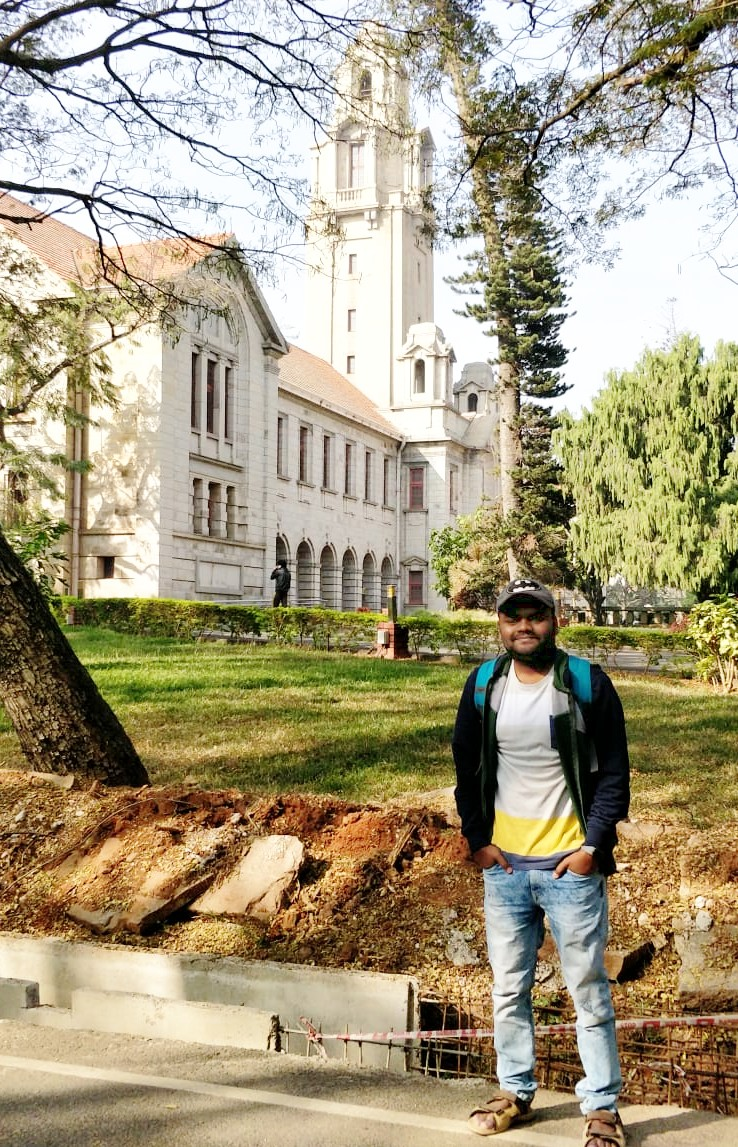
#> input picture pic.jpg, 738 x 1147 px
$ python image_scaling.py
#> lines starting #> are read from the running program, lines starting #| are printed output that depends on the picture
import cv2
import numpy as np
import math
import matplotlib.pyplot as plt


def opencv_resize(img, scale_width, scale_height):

    height, width = img.shape[:2]
    return cv2.resize(img, (scale_width * width, scale_height * height), interpolation=cv2.INTER_CUBIC)

# I just used simple scaling of image by just multiplying each pixcel with scaling factor.
# OpenCV resize function uses advanced approach to get better results. You can see the difference in output.
def resize_without_interpolation(img, scale_width, scale_height):
    # Source image dimensions
    h = img.shape[0]
    w = img.shape[1]

    print(h,w)
    # Declaring empty numpy array
    scaled_img = np.zeros((scale_width * h, scale_height * w))

    for i in range(0, h):
        try:
            for j in range(0, w):
                    scaled_img[scale_width * i, scale_height * j] = img[i, j]
        except IndexError as e:
            print(e)
            print(scale_width * i, scale_height * j)
            break

    return scaled_img

# Reading image
img = cv2.imread("../pic.jpg", cv2.IMREAD_GRAYSCALE)
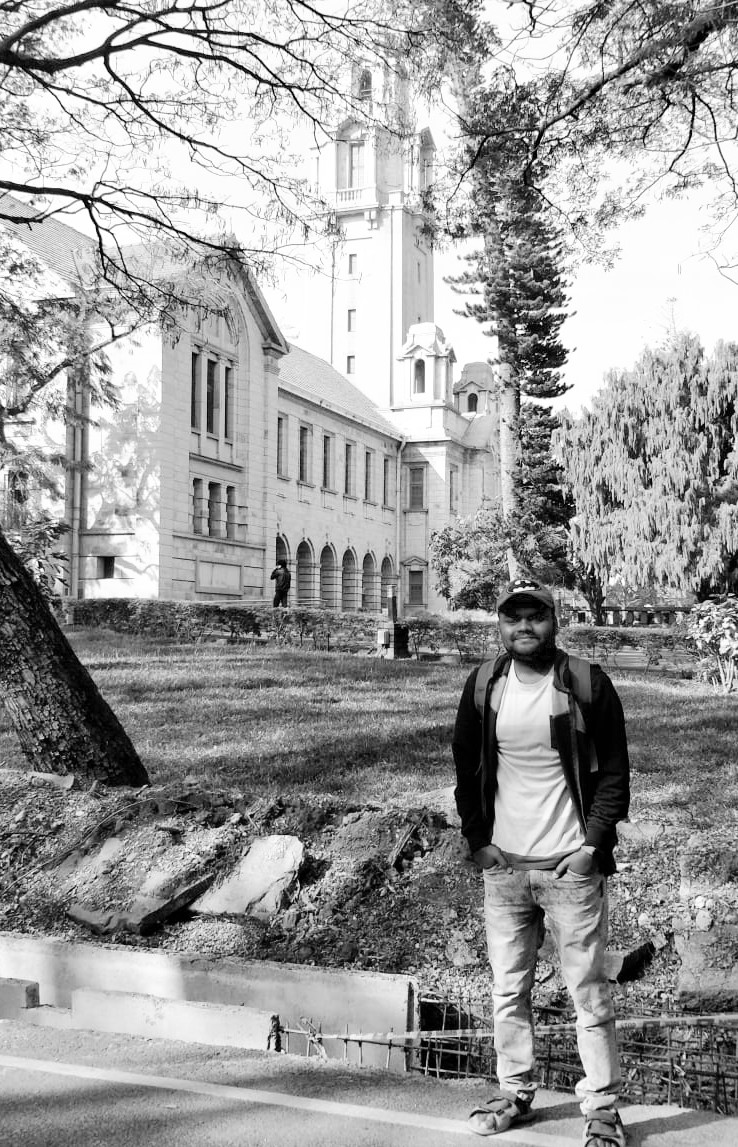
#> img: shape (1147, 738); min 0, max 255, mean 156.5

img_resize = opencv_resize(img, 2, 2)

img_without_interpolation = resize_without_interpolation(img, 2, 2)
#| 1147 738
#> after the loop in resize_without_interpolation, `for i in range(0, h):`:
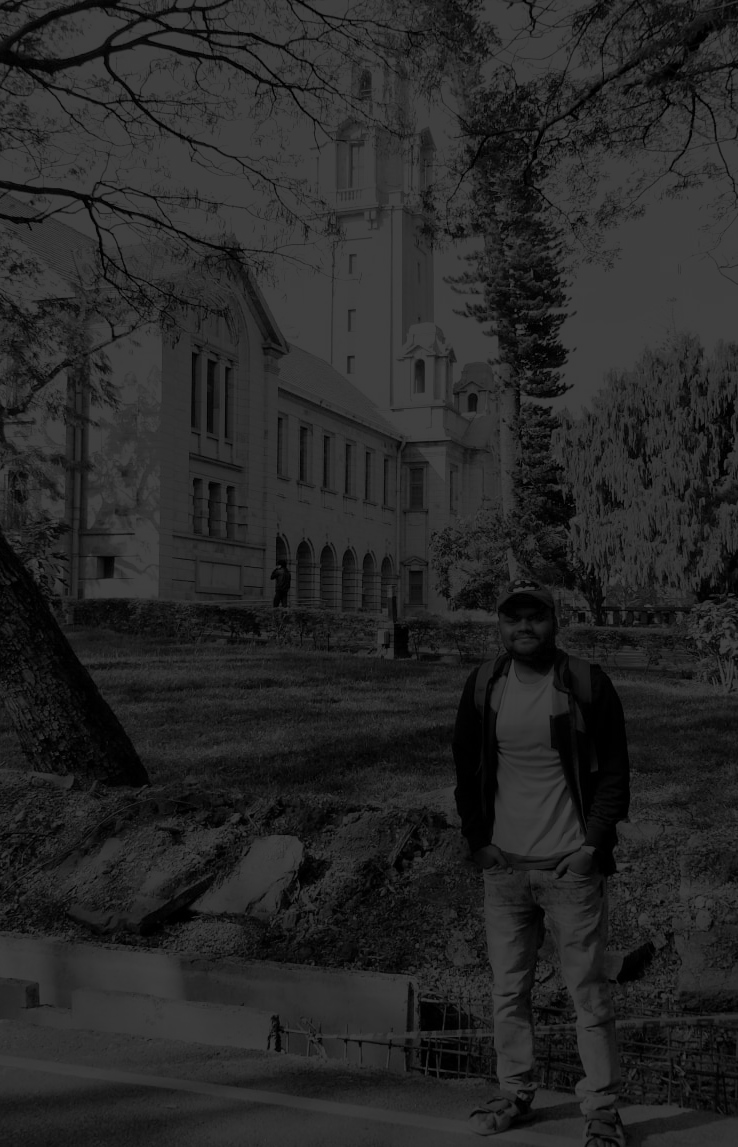
#> scaled_img: shape (2294, 1476) float64 (shown at 1/2 size); min 0, max 255, mean 39.1

fig = plt.figure(figsize=(12, 10))
ax1 = fig.add_subplot(2, 2, 1)
ax1.imshow(img, cmap='gray')
ax1.title.set_text("Actual Image")

ax2 = fig.add_subplot(2, 2, 2)
ax2.title.set_text("Scaled image using openCV resize (with interpolation)")
ax2.imshow(img_resize, cmap='gray')

ax3 = fig.add_subplot(2, 2, 3)
ax3.title.set_text("Scaled Image without Interpolation")
ax3.imshow(img_without_interpolation, cmap='gray')

ax4 = fig.add_subplot(2, 2, 4)
ax4.title.set_text("Scaled Image with Interpolation")
# Apply interpolation while displaying image
ax4.imshow(img_without_interpolation, cmap='gray', interpolation='bicubic')

plt.show(block=True)
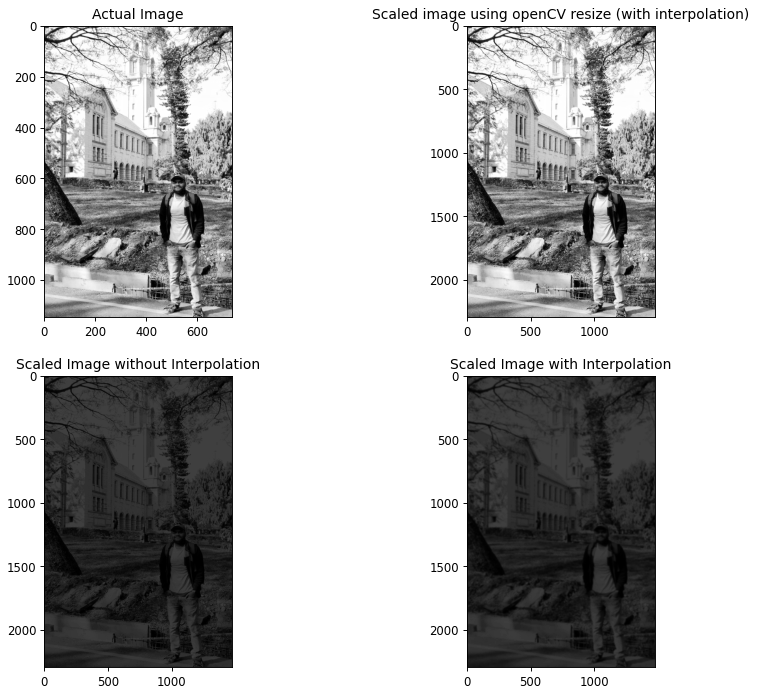
#> figure drawn by matplotlib, 4 panels
